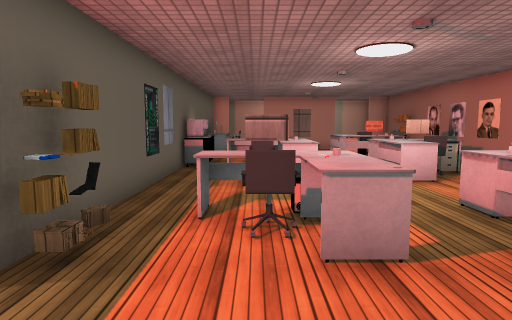
view 1 (above)

24 first-person views from a walk through a scene from a Unity 3-D project. The camera is 1.4 m above the floor, tilts 6° down and sees 75° across. The floor is counted in squares, 1 m on a side. Each view is taken from the middle of a square. On the plan, view 1 faces up. The plan holds only what a view shows up to about 15 squares ahead; the rest is blank. The place goes on beyond the plan. The player character is not drawn. Door leaves are left out, so doorways stand open. Some surface patterns are stand-ins.

view 2
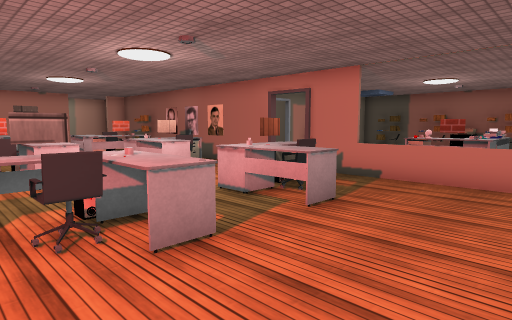

view 3
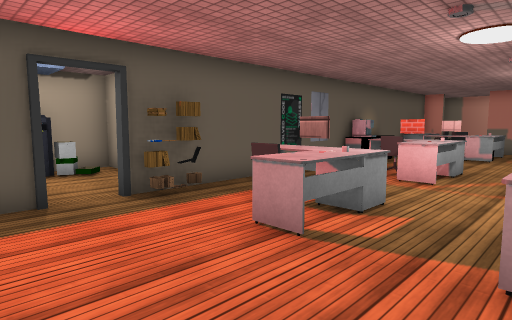

view 4
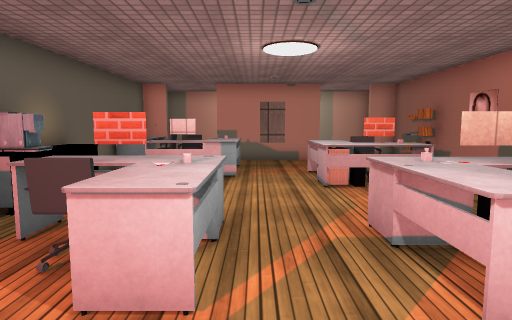

view 5
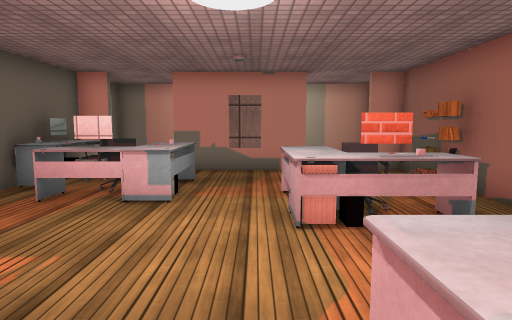

view 6
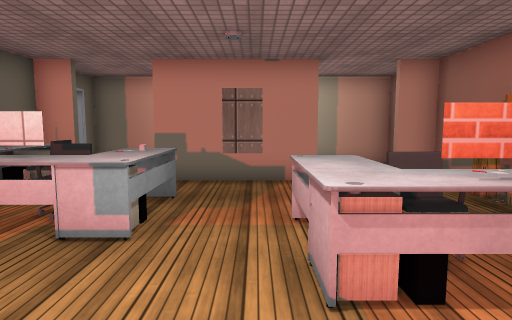

view 7
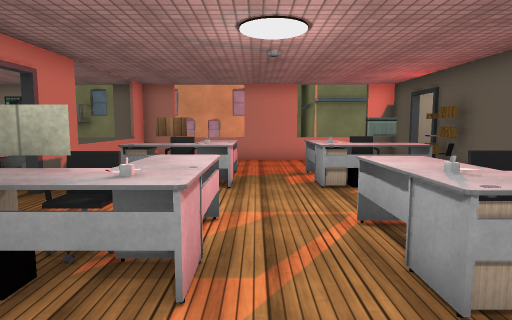

view 8
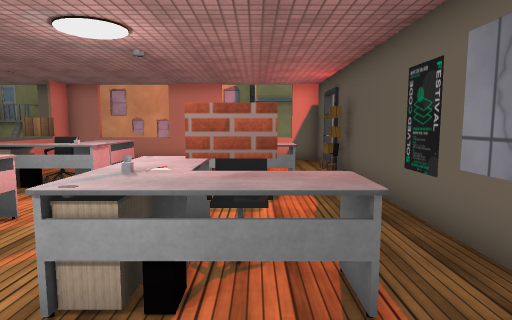

view 9
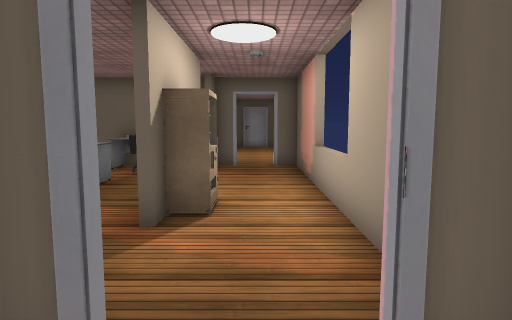

view 10
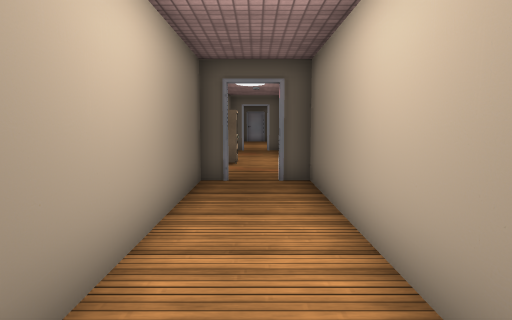

view 11
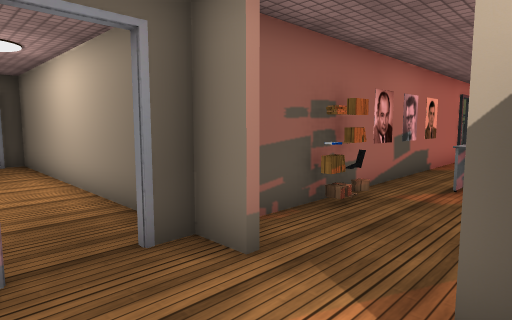

view 12
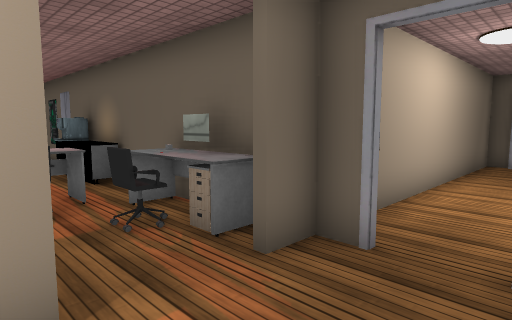

view 13
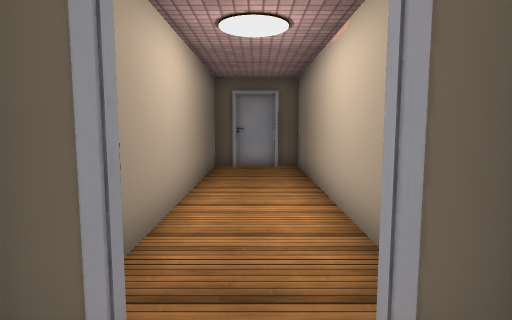

view 14
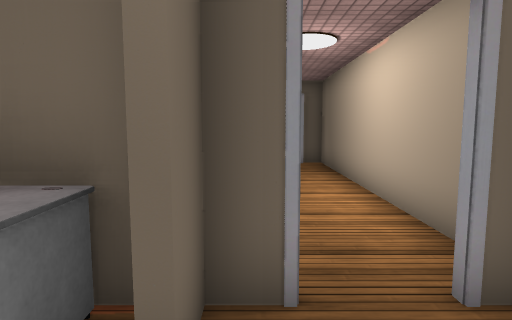

view 15
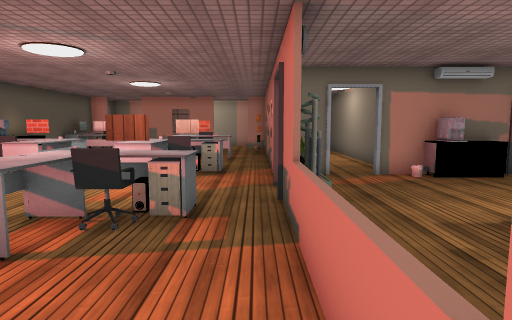

view 16
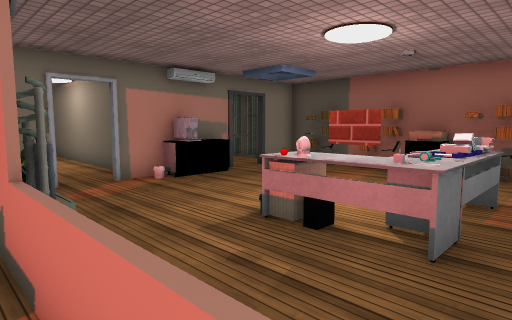

view 17
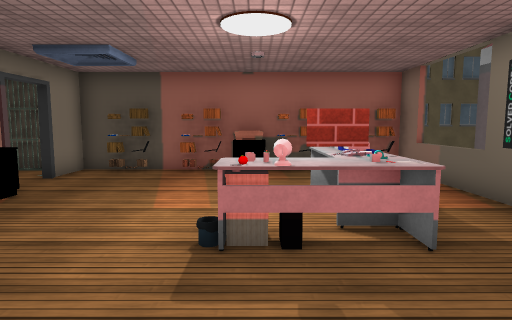

view 18
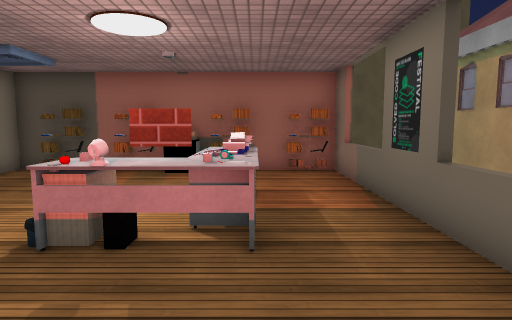

view 19
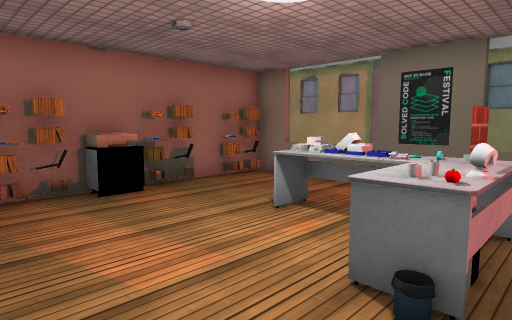

view 20
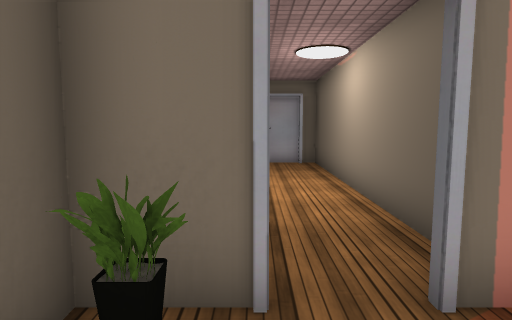

view 21
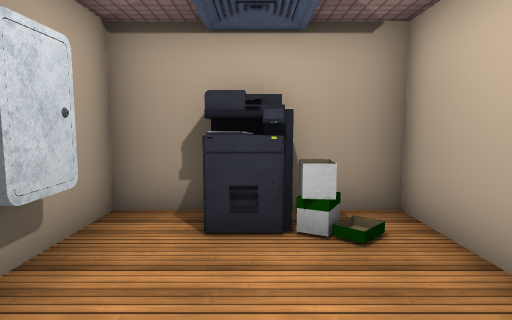

view 22
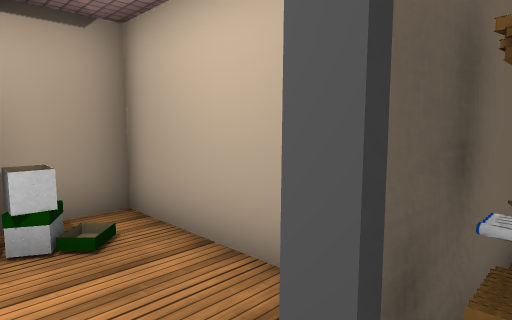

view 23
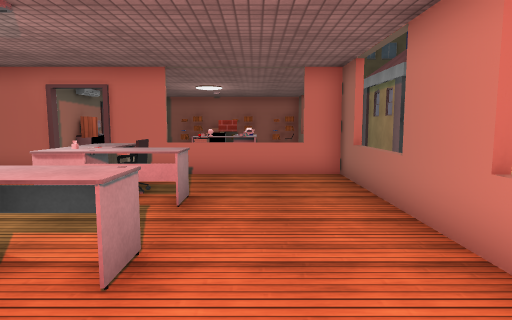

view 24
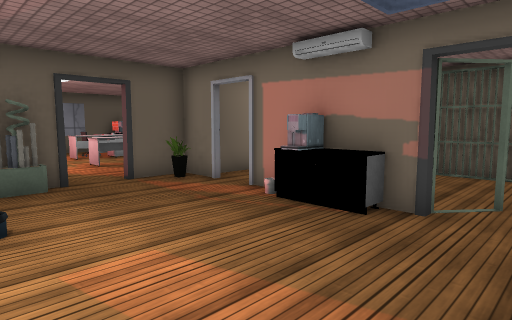

### Floor plan
Points are (right, up) in squares from view 1. A wall is a line through its corners. A room is listed if a view was taken in it or the views show most of it. See-through windows are left out.
Room 1 (views 1, 2, 3, 4, 5, 6, 7, 8, 11, 12, 13, 14, 15, 16, 17, 18, 21, 22, 23)
walls: (7.5, 7.6) (7.5, 20.4); (9.1, 9.4) (7.6, 9.4) (7.6, 8.5); (-4, 4.4) (-7.4, 4.4) (-7.4, -0.4) (8, -0.5); (2.6, 19.4) (0.4, 19.4); (-2.5, 1.5) (-2.5, -0.4); (6.5, 19.6) (8, 19.6); (7.6, 19.4) (6.5, 19.4); (-2.5, 20.4) (-2.5, 4.4); (7.5, -0.5) (7.5, 6.4); (7.5, 21.5) (7.5, 22.4); (7.9, 22.4) (-2.5, 22.4) (-2.5, 21.5)
ways out: open door at (8, 21) to room 2; opening at (8, 6) to room 3; open door at (-3, 21) to room 4
objects: other object (-7, 1) to (-6, 2); other object (-6, 3); other object (-2, 3) to (-2, 4); other object (-2, 11) to (-2, 12); other object (-2, 13); other object (-2, 14); other object (-2, 16) to (-2, 19); other object (-1, 3) to (1, 6); other object (-1, 8) to (1, 11); other object (-1, 15) to (1, 17); other object (-1, 17) to (-1, 18); other object (0, 4) to (0, 5); other object (0, 9) to (0, 10); other object (0, 16); other object (3, 20) to (4, 20); other object (4, 3) to (6, 6); other object (4, 8) to (6, 10); other object (4, 13) to (6, 16); other object (5, 4) to (5, 5); other object (5, 9); other object (5, 14) to (5, 15); other object (7, 16) to (7, 17); other object (8, 5); other object (8, 9)
Room 2 (views 9, 10)
walls: (14.4, 22.4) (7.9, 22.4); (8, 19.6) (17.5, 19.6) (17.5, 20.2)
ways out: open door at (8, 21) to room 1
Room 3 (views 19, 20, 24)
walls: (14.2, 9.4) (10.4, 9.4); (7.6, 6.4) (7.6, 5.4); (8, -0.5) (17.4, -0.5) (17.4, 9.4) (15.6, 9.4); (7.6, 8.5) (7.6, 7.6)
ways out: opening at (8, 6) to room 1; open door at (9.7, 9.7) to room 5; open door at (14.5, 10.5)
objects: other object (10, 4); other object (11, 2) to (14, 4); other object (12, 3); other object (12, 4); other object (12, 9); other object (13, 9) to (14, 9); other object (17, 0) to (17, 1); other object (17, 2) to (17, 3); other object (17, 4) to (17, 5); other object (17, 6); other object (17, 7) to (17, 8)
Room 4 (no view inside)
walls: (-3.9, 22.4) (-12.4, 22.4) (-12.4, 19.6) (-4.1, 19.6)
ways out: open door at (-3, 21) to room 1
Room 5 (no view inside)
walls: (8.4, 11.3) (8.4, 10); (11.1, 10.9) (11.2, 19.4); (10.6, 19.4) (9.5, 19.4)
ways out: open door at (9.7, 9.7) to room 3

Where each view was taken, in squares from view 1:
view 1: 0 up, 0 right, facing up
view 2: 0 up, 1 left, facing up-right
view 3: 0 up, 4 right, facing up-left
view 4: 6 up, 2 right, facing up
view 5: 9 up, 3 right, facing up
view 6: 11 up, 3 right, facing up
view 7: 13 up, 3 right, facing down
view 8: 13 up, 0 right, facing down
view 9: 21 up, 9 right, facing left
view 10: 21 up, 16 right, facing left
view 11: 22 up, 4 right, facing down-right
view 12: 22 up, 1 right, facing down-left
view 13: 21 up, 1 left, facing left
view 14: 20 up, 0 right, facing left
view 15: 0 up, 7 right, facing up
view 16: 1 up, 7 right, facing up-right
view 17: 4 up, 7 right, facing right
view 18: 2 up, 7 right, facing right
view 19: 7 up, 10 right, facing down-right
view 20: 7 up, 9 right, facing up
view 21: 2 up, 2 left, facing left
view 22: 2 up, 2 left, facing up-left
view 23: 2 up, 2 left, facing right
view 24: 4 up, 16 right, facing up-left
